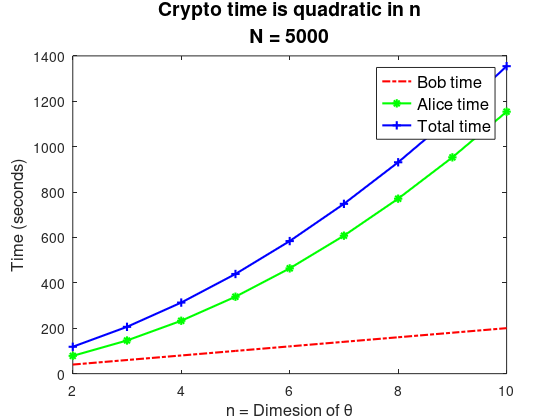

MATLAB code for this plot:
E = 2.1/1000; 
D = 1.9/1000; 
AC = 1.9/1000; 
ME = 1.9/1000; 
MI = 0.2/10000; 
MM = 0.05/10000; 
clf

n = 2:10;
N = 5000; 
time_Alice_r = n.^2 * ( MM + ME ) + n * ( 2*MM + MI + E + D ); 
time_Bob_r = n * ( D + E + MM ); 

time_Alice_s = n.^2 * ( ME + 2*MM ) + n * ( MI + 3 * MM ) ; 
time_Bob_s = n.^2 * E + n * ( E+D ) ;

time_Alice = time_Alice_s + N * time_Alice_r; 
time_Bob = time_Bob_s + N * time_Bob_r; 


plot(n, time_Bob,'r-.','LineWidth',1.5);
hold on; 
plot(n, time_Alice, 'g-*','LineWidth',1.5); 
hold on; 
plot(n, time_Bob + time_Alice, 'b-+','LineWidth',1.5); 

legend('Bob time', 'Alice time', 'Total time','fontsize',12);
title({'Crypto time is quadratic in n';'N = 5000'},'fontsize',14);
xlabel('n = Dimesion of \theta','fontsize',12)
ylabel('Time (seconds)','fontsize',12);
hold off

set(gcf,'Units','Inches');
pos = get(gcf,'Position');
set(gcf,'PaperPositionMode','Auto','PaperUnits','Inches','PaperSize',[pos(3), pos(4)]);
print(gcf,'crypto_time','-dpdf','-r0');
